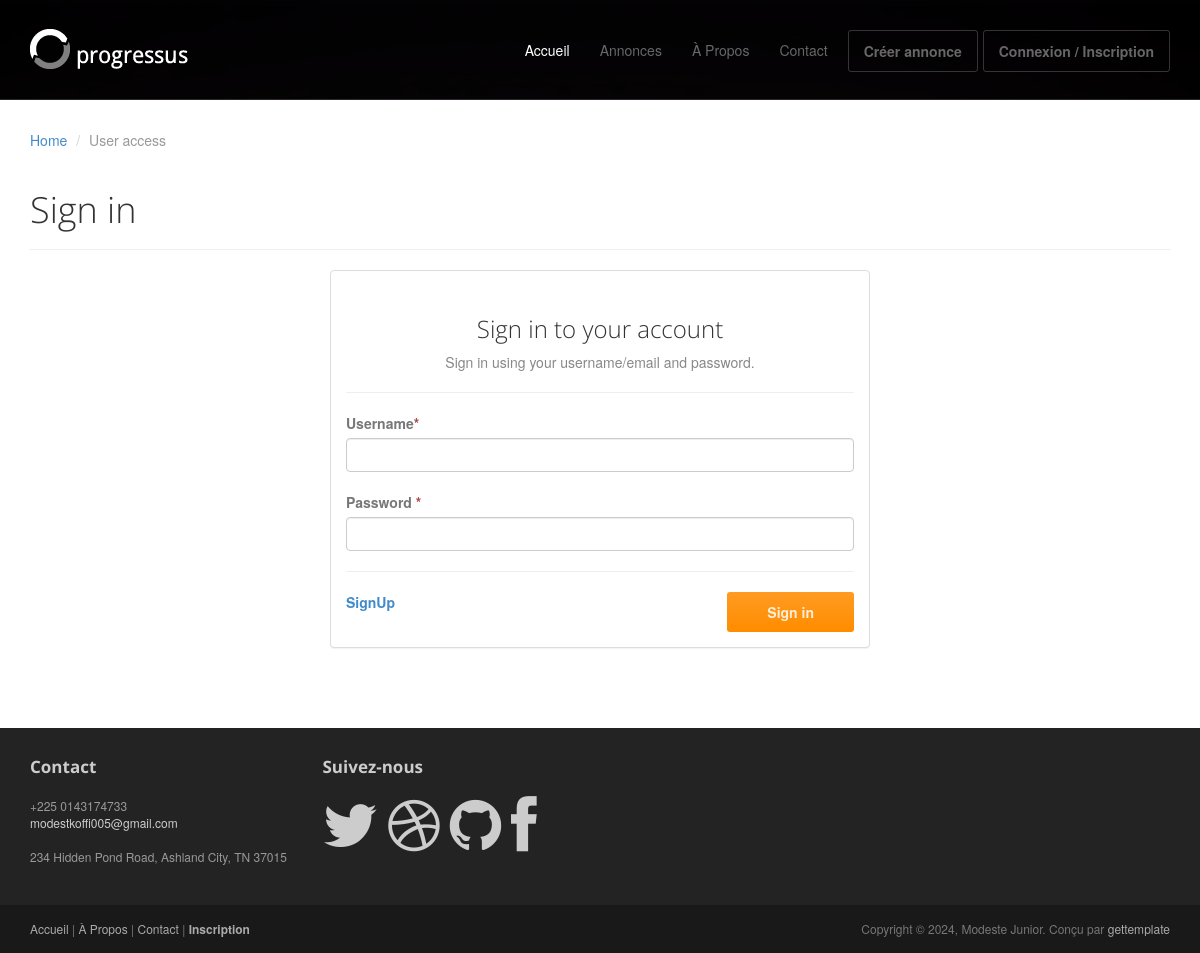
The page /authentification/ on the database its author committed.
### authentification/models.py (models this page shows, shortened)
class Info(models.Model):
    number = models.TextField()
    mail = models.EmailField()
    adresse = models.TextField()

### authentification/views.py (the view, shortened to what this page needs)
# urls.py: path('', views.authentification, name="authentification"),
def authentification(request):
    info = Info.objects.filter()
    datas = {
        'info': info
    }
    return render(request, 'signin.html', datas)

### authentification/templates/signin.html (shortened to what this page needs)
{% load static %}
<!DOCTYPE html>
<html lang="en">
<head>
	<link rel="stylesheet" href="{% static 'assets/css/bootstrap.min.css' %}">
	<link rel="stylesheet" href="{% static 'assets/css/font-awesome.min.css' %}">
	<link rel="stylesheet" href="{% static 'assets/css/bootstrap-theme.css' %}" media="screen" >
	<link rel="stylesheet" href="{% static 'assets/css/main.css' %}">
</head>
<body>
	<div class="navbar navbar-inverse navbar-fixed-top headroom" >
		<div class="container">
			<div class="navbar-header">
				<a class="navbar-brand" href="{% url 'index' %}"><img src="{% static 'assets/images/logo.png' %}" alt="Connexion"></a>
			</div>
			 <div class="navbar-collapse collapse">
                <ul class="nav navbar-nav pull-right">
                    <li class="active"><a href="{% url 'index' %}">Accueil</a></li>
                    <li><a href="{% url 'annonce' %}">Annonces</a></li>
                    <li><a href="{% url 'about' %}">À Propos</a></li>
                    <li><a href="{% url 'contact' %}">Contact</a></li>
                    <li><a class="btn" href="{% url 'new_annonce' %}">Créer annonce</a></li>
                    <li><a class="btn" href="{% url 'authentification' %}">Connexion / Inscription</a></li>
                </ul>
            </div>
		</div>
	</div>
	<header id="head" class="secondary"></header>
	<div class="container">
		<ol class="breadcrumb">
			<li><a href="{% url 'index' %}">Home</a></li>
			<li class="active">User access</li>
		</ol>
		<div class="row">
			<article class="col-xs-12 maincontent">
				<header class="page-header">
					<h1 class="page-title">Sign in</h1>
				</header>
				<div class="col-md-6 col-md-offset-3 col-sm-8 col-sm-offset-2">
					<div class="panel panel-default">
						<div class="panel-body">
							<h3 class="thin text-center">Sign in to your account</h3>
							<p class="text-center text-muted">Sign in using your username/email and password.</p>
							<hr>
							<form method="post">
    <div class="top-margin">
        <label>Username<span class="text-danger">*</span></label>
        <input type="text" class="form-control" name="username_email" required>
    </div>
    <div class="top-margin">
        <label>Password <span class="text-danger">*</span></label>
        <input type="password" class="form-control" name="password" required>
    </div>
    <hr>
    <div class="row">
        <div class="col-lg-8">
            <b><a href="{% url 'signup' %}">SignUp</a></b>
        </div>
        <div class="col-lg-4 text-right">
            <button class="btn btn-action" type="submit">Sign in</button>
        </div>
    </div>
</form>
						</div>
					</div>
				</div>
			</article>
		</div>
	</div>
	 <footer id="footer" class="top-space">
    <div class="footer1">
        <div class="container">
            <div class="row">
                <div class="col-md-3 widget">
                    <h3 class="widget-title">Contact</h3>
                    <div class="widget-body">
                        {% for info in info %}
                        <p>{{ info.number }}<br>
                            <a href="mailto:#">{{ info.mail }}</a><br>
                            <br>
                            {{ info.adresse }}
                        </p>
                        {% endfor %}
                    </div>
                </div>
                <div class="col-md-3 widget">
                    <h3 class="widget-title">Suivez-nous</h3>
                    <div class="widget-body">
                        <p class="follow-me-icons">
                            <a href="#"><i class="fa fa-twitter fa-2x"></i></a>
                            <a href="#"><i class="fa fa-dribbble fa-2x"></i></a>
                            <a href="#"><i class="fa fa-github fa-2x"></i></a>
                            <a href="#"><i class="fa fa-facebook fa-2x"></i></a>
                        </p>
                    </div>
                </div>
            </div>
        </div>
    </div>
    <div class="footer2">
        <div class="container">
            <div class="row">
                <div class="col-md-6 widget">
                    <div class="widget-body">
                        <p class="simplenav">
                            <a href="{% url 'index' %}">Accueil</a> |
                            <a href="{% url 'about' %}">À Propos</a> |
                            <a href="{% url 'contact' %}">Contact</a> |
                            <b><a href="{% url 'authentification' %}">Inscription</a></b>
                        </p>
                    </div>
                </div>
                <div class="col-md-6 widget">
                    <div class="widget-body">
                        <p class="text-right">
                            Copyright &copy; 2024, Modeste Junior. Conçu par <a href="http://gettemplate.com/" rel="designer">gettemplate</a>
                        </p>
                    </div>
                </div>
            </div>
        </div>
    </div>
</footer>
</body>
</html>

### static/assets/css/main.css (style rules this page uses)
#head { background:#181015 url( ../images/bg_header.jpg) no-repeat; background-size: cover; min-height:520px; text-align: center; padding-top:240px; color:white; font-family:"Open sans", Helvetica, Arial; font-weight:300; }
#head.secondary { height:100px; min-height: 100px; padding-top:0px; }
.headroom { -webkit-transition: all 0.4s ease-out; -moz-transition: all 0.4s ease-out; -o-transition: all 0.4s ease-out; transition: all 0.4s ease-out; }
h1, h2, h3, h4, h5, h6 { font-family:"Open sans", Helvetica, Arial; }
h1, .h1, h2, .h2, h3, .h3 { margin-top:30px; }
label { color: #777; }
.thin { font-weight:300; }
.page-title { margin-top:20px; font-weight:300; }
.text-muted { color:#888; }
.breadcrumb { background:none; padding:0; margin:30px 0 0px 0; }
.top-space { margin-top: 60px; }
.top-margin { margin-top:20px; }
img { max-width:100%; }
.footer1 { background: #232323; padding: 30px 0 0 0; font-size: 12px; color: #999; }
.footer1 a { color: #ccc; }
.footer1 .widget { margin-bottom:30px; }
.footer1 .widget-title { font-size: 17px; font-weight: bold; color: #ccc; margin: 0 0 20px; }
.follow-me-icons { font-size:30px; }
.follow-me-icons i { float:left; margin:0 10px 0 0; }
.footer2 { background: #191919; padding: 15px 0; color: #777; font-size: 12px; }
.footer2 a { color: #aaa; }
.footer2 p { margin: 0; }

### rows shown on the page
Info: number "+225 0143174733", mail "modestkoffi005@gmail.com", adresse "234 Hidden Pond Road, Ashland City, TN 37015"
